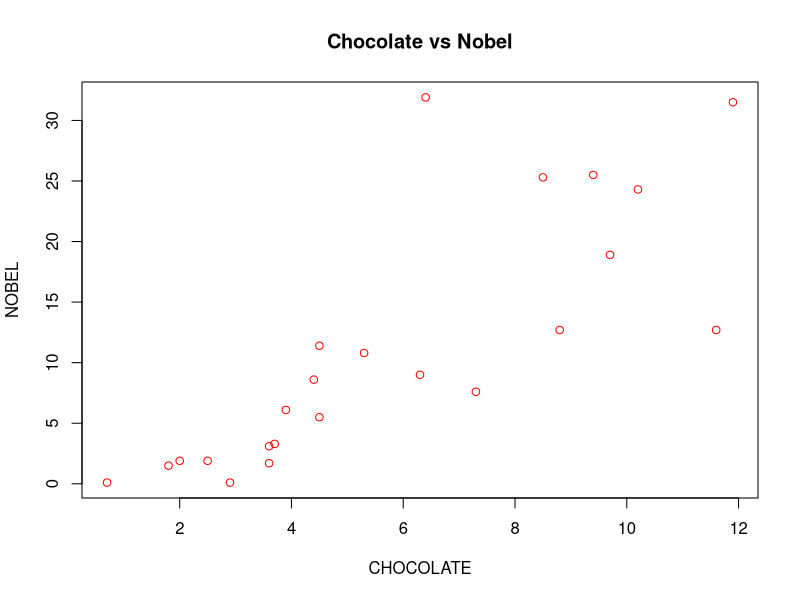

Write the R code that produced this figure.
chocolate <- read.csv("NobelChocolate.csv")
chocolate <- chocolate[2:3]

c <- chocolate[1]
nobel <- chocolate[2]

plot(chocolate, col = "red", main = "Chocolate vs Nobel")
